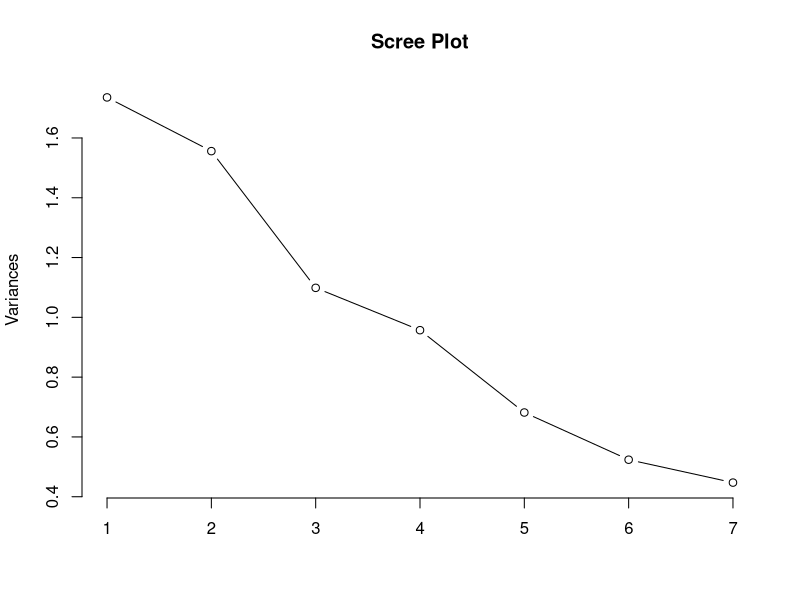
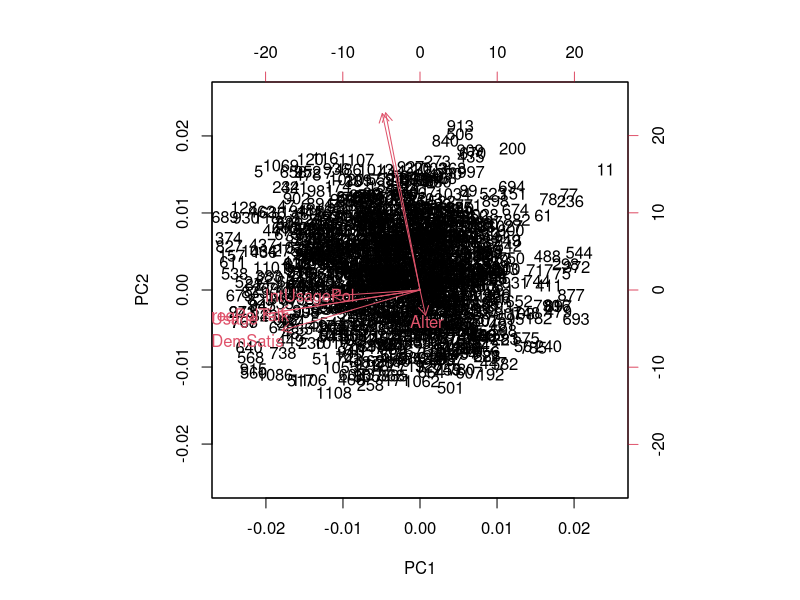
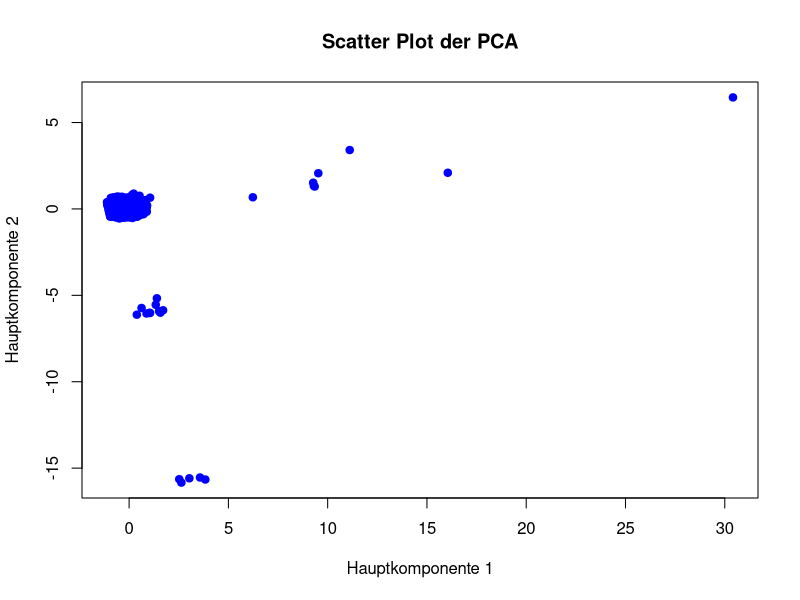

R code for these plots, in order:
library("haven")
library("stats")

za_main <- read_sav("ZA7716_main_v1-0-0.sav")
za_main_sub <- za_main[, c("t6", "t2", "t45", "t80", "t40", "t70", "t50")]
colnames(za_main_sub) <- c("DemSatis", "Alter", "FreqPolTalk", "IntUsage", "IntUsagePol", "haushaltSal", "haushaltSize")
za_main_sub$Alter <- gsub("1959 und frueher", "1959", za_main_sub$Alter)
za_main_sub$Alter <- as.integer(format(Sys.Date(), "%Y")) - as.integer(za_main_sub$Alter)
za_main_sub[] <- lapply(za_main_sub, as.integer)
#print(cov(za_main_sub))
#print(eigen(cov(za_main_sub)))
#View(za_main_sub)
za_main_sub <- na.omit(za_main_sub)
za_main_scaled <- scale(za_main_sub)

pca_result <- prcomp(za_main_scaled, center = TRUE, scale. = TRUE)
print(summary(pca_result))
print(pca_result$rotation)

screeplot(pca_result, type = "lines", main = "Scree Plot")
biplot(pca_result, xlim = c(-0.025, 0.025), ylim = c(-0.025, 0.025))

plot(pca_result$x[, 1:2],
     xlab = "Hauptkomponente 1",
     ylab = "Hauptkomponente 2",
     main = "Scatter Plot der PCA",
     pch = 19,
     #xlim = c(-2, 2), ylim = c(-1, 1),
     col = "blue")

# View(za_main)